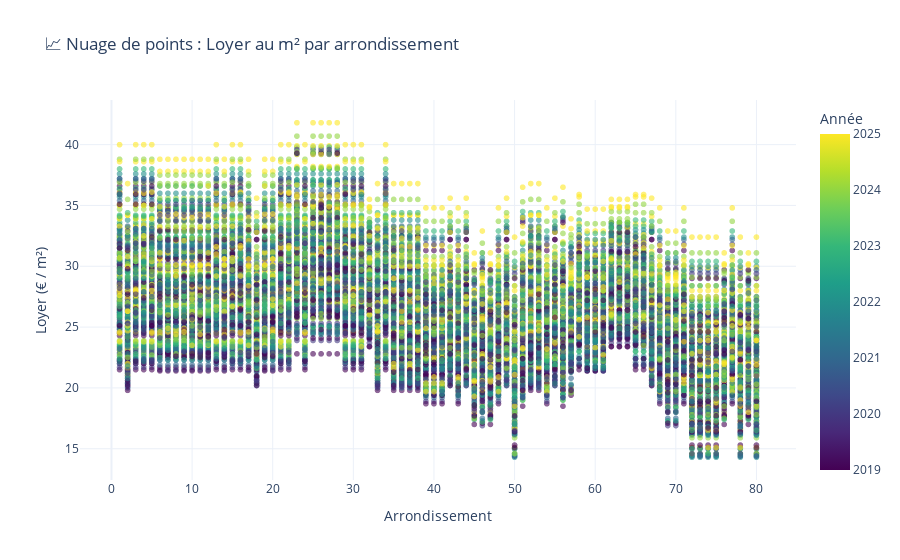

Write notebook code for a chart like this one.
### Code cell
import pandas as pd
import plotly.express as px

# Chargement du fichier
df = pd.read_csv("loyers_nettoye.csv", sep=';', encoding='utf-8')

# Création / vérification de la colonne Arrondissement
if "Arrondissement" not in df.columns and "Numéro INSEE du quartier" in df.columns:
    df["Arrondissement"] = df["Numéro INSEE du quartier"].astype(str).str[-2:].astype(int)

df = df.dropna(subset=["Arrondissement", "Loyers de référence"])

# Création du nuage de points interactif
fig = px.scatter(
    df,
    x="Arrondissement",
    y="Loyers de référence",
    color="Année",  # facultatif : pour voir l’évolution temporelle
    hover_data=["Année", "Loyers de référence"],
    title="📈 Nuage de points : Loyer au m² par arrondissement",
    labels={"Loyers de référence": "Loyer (€ / m²)"},
    color_continuous_scale="Viridis"
)

fig.update_traces(marker=dict(size=6, opacity=0.6))
fig.update_layout(template="plotly_white")
fig.show()

### Figure 1 — Plotly figure (JSON) as saved in the notebook; plotly's stock layout.template omitted (floating-point values rounded to 4 significant figures; data arrays with more than 128 entries replaced by an {"elided": "..."} marker saying what was removed)
{"data": [{"customdata": {"elided": "17920x1 int values"}, "hovertemplate": "Arrondissement=%{x}<br>Loyer (€ / m²)=%{y}<br>Année=%{marker.color}<extra></extra>", "legendgroup": "", "marker": {"color": {"elided": "17920 int values"}, "coloraxis": "coloraxis", "opacity": 0.6, "size": 6, "symbol": "circle"}, "mode": "markers", "name": "", "showlegend": false, "type": "scattergl", "x": {"elided": "17920 int values"}, "xaxis": "x", "y": {"elided": "17920 float values"}, "yaxis": "y"}], "layout": {"coloraxis": {"colorbar": {"title": {"text": "Année"}}, "colorscale": [[0, "#440154"], [0.1111, "#482878"], [0.2222, "#3e4989"], [0.3333, "#31688e"], [0.4444, "#26828e"], [0.5556, "#1f9e89"], [0.6667, "#35b779"], [0.7778, "#6ece58"], [0.8889, "#b5de2b"], [1, "#fde725"]]}, "legend": {"tracegroupgap": 0}, "title": {"text": "📈 Nuage de points : Loyer au m² par arrondissement"}, "xaxis": {"anchor": "y", "domain": [0, 1], "title": {"text": "Arrondissement"}}, "yaxis": {"anchor": "x", "domain": [0, 1], "title": {"text": "Loyer (€ / m²)"}}}}
